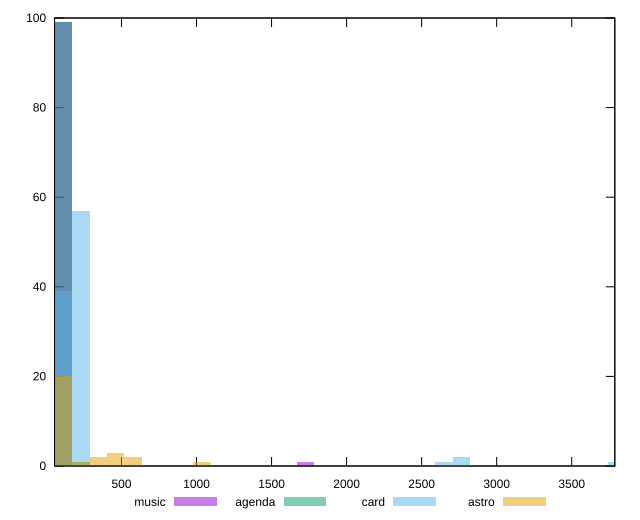

This figure's gnuplot source:
reset

$music <<EOF
1727.90969652804 1
115.19397976853601 99
EOF

$agenda <<EOF
230.38795953707202 1
115.19397976853601 99
EOF

$card <<EOF
3801.401332361688 1
115.19397976853601 39
230.38795953707202 57
2764.6555144448644 2
2649.461534676328 1
EOF

$astro <<EOF
1036.745817916824 1
575.9698988426801 2
0 71
115.19397976853601 20
345.58193930560805 2
460.77591907414404 3
230.38795953707202 1
EOF

set key outside below
set boxwidth 115.19397976853601
set xrange [53.836:3787.246]
set yrange [0:100]
set trange [0:100]
set style fill transparent solid 0.5 noborder
set terminal svg size 640, 520 enhanced background rgb 'white'
set output "reports/report_00031_2021-02-24T23-18-18.084Z/server-response-time/comparison/histogram/all_raw.svg"

plot $music title "music" with boxes, \
     $agenda title "agenda" with boxes, \
     $card title "card" with boxes, \
     $astro title "astro" with boxes

reset
